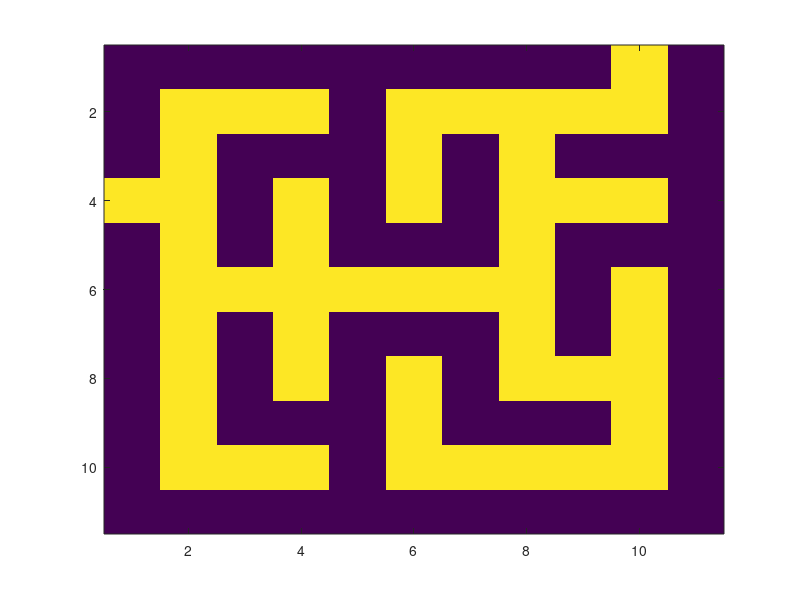

MATLAB code for this plot:
mazeWidth = input('Enter width of maze')
mazeHeight = input('Enter height of maze')
tic
weightGraph = zeros(mazeHeight, mazeWidth);
for n = 1:mazeHeight
    for m = 1:mazeWidth
        loop = 1;
        while loop
            loop = 1;
            randomRow = randi([1, mazeHeight]);
            randomColumn = randi([1, mazeWidth]);
            if weightGraph(randomRow, randomColumn) == 0
                weightGraph(randomRow, randomColumn) = (n-1)*mazeWidth + m + 1;
                loop = 0;
            end
        end
    end
end
%display(weightGraph)
mazeMatrix = zeros(mazeHeight*2+1, mazeWidth*2+1);

for n = 0:(mazeHeight)
    for m = 0:(mazeWidth)
        mazeMatrix(n*2 + 1, m*2 + 1) = 1;
    end
end

for n = 1:mazeHeight
    for m = 0:mazeWidth
        mazeMatrix(2*n, 2*m+1)=1;
    end
end

for n = 0:mazeHeight
    for m = 1:mazeWidth
        mazeMatrix(2*n+1, 2*m) = 1;
    end
end


for n = 1:mazeHeight
    for m = 1:mazeWidth
        mazeMatrix(2*n, 2*m) = weightGraph(n,m);
    end
end

r = randi([1,mazeHeight]);
c = randi([1, mazeWidth]);

visitedMatrix = zeros(mazeHeight, mazeWidth);


% Here we begin the growth of the maze via Prim's Algorithm

[r, c] = find(weightGraph==2);
visitedMatrix(r, c) = 1;

% HEAVILY REVISED THE ALGORITHM BELOW TO ONLY ADD AND SUBTRACT FROM LIST OF
% POSSIBLE SPACES WHEN MAKING CONNECTIONS TO NEW SPOTS, THUS CONSIDERABLY
% REDUCING THE NUMBER OF CHECKS MADE EACH LOOP AND PREVENTING GROWTH IN
% COMPUTATION TIME WITH EACH EXTRA STEP, MAKING NONLINEAR PRODUCTION TIMES
% EMERGE NO LONGER

adjRooms = zeros (1,3);
also = zeros (1,3);

%r and c of the above thing will be used to record which room was most
%recently added to the maze

%We are going to record the location of the highest weight only once, at
%the beginning
[r3, c3] = find(weightGraph==mazeHeight*mazeWidth+1);

looping = 1;
while looping
    
    %Here we add new numbers to the adjRooms matrix, also recording their
    %locations and preventing the necessity of searching for them again
    %when we'd already found them prior and just not recorded the number
    
    if r>1 && visitedMatrix(r-1, c) == 0
        adjRooms = [adjRooms;[weightGraph(r-1, c), r-1, c]];
        also = [also;[weightGraph(r-1, c), r-1, c]];
    end
    if r<mazeHeight && visitedMatrix(r+1, c) == 0
        adjRooms = [adjRooms;[weightGraph(r+1, c), r+1, c]];
        also = [also;[weightGraph(r+1, c), r+1, c]];
    end
    if c>1 && visitedMatrix(r, c-1) == 0
        adjRooms = [adjRooms;[weightGraph(r, c-1), r, c-1]];
        also = [also;[weightGraph(r, c-1), r, c-1]];
    end
    if c<mazeWidth && visitedMatrix(r, c+1) == 0
        adjRooms = [adjRooms;[weightGraph(r, c+1), r, c+1]];
        also = [also;[weightGraph(r, c+1), r, c+1]];
    end
    
    %Here we decide which is the lowest
    
    if size(adjRooms, 1)>1
        lowVal = adjRooms(2,1);
        for n=2:size(adjRooms,1)
            if adjRooms(n,1)<lowVal
                lowVal = adjRooms(n,1);
            end
        end
    end
    
    %Then write its location on the weightGraph into the variables r and c,

    index = find(adjRooms(:,1) == lowVal, 1);
    
    r = adjRooms(index, 2);
    c = adjRooms(index, 3);
    
    %mark it as visited and prevent it from being chosen again,
    index2 = find(adjRooms(:,1) == lowVal);
    adjRooms(index2,:)=[];
    visitedMatrix(r,c) = 1;
    
    %and then choose the highest weighted visited neighbor as the
    %connection point
    possCon = zeros(1,1);
    
    if r>1 && visitedMatrix(r-1,c) == 1
        possCon = [possCon;weightGraph(r-1, c)];
    end
    if r<mazeHeight && visitedMatrix(r+1, c) == 1
        possCon = [possCon;weightGraph(r+1, c)];
    end
    if c>1 && visitedMatrix(r, c-1) == 1
        possCon = [possCon;weightGraph(r, c-1)];
    end
    if c<mazeWidth && visitedMatrix(r, c+1) == 1
        possCon = [possCon;weightGraph(r, c+1)];
    end
    
    
    if size(possCon, 1)>1
        highVal = possCon(2,1);
        for n=2:size(possCon,1)
            if possCon(n,1)>highVal
                highVal = possCon(n,1);
            end
        end
    else
        highVal = possCon(2,1);
    end
    
    [rl, cl] = find(mazeMatrix == lowVal);
    [r2, c2] = find(mazeMatrix == highVal);
    
    mazeMatrix((rl+r2)/2, (cl+c2)/2) = 0;
 
    
    %Now we will check to see if the last spot has been hit
    if visitedMatrix(r3, c3) == 1
        looping = 0;
    end
end









%Here I disable all prior written code for generating the maze
if 0
display('test')
loop = 1;
while loop
    %Get list of all nonvisited spaces touching visited spaces in a 3-wide matrix containing their weight, row, and column
    openPaths = zeros(1,1);
    
    for n = 1:mazeHeight
        for m = 1:mazeWidth
            if visitedMatrix(n,m) == 1
                surrounded = 0;
                if n>1 && visitedMatrix(n-1, m) == 0
                    openPaths = [openPaths;weightGraph(n-1, m)];
                    surrounded = surrounded + 1;
                end
                if n<mazeHeight && visitedMatrix(n+1, m) == 0
                    openPaths = [openPaths;weightGraph(n+1, m)];
                    surrounded = surrounded + 1;
                end
                if m>1 && visitedMatrix(n, m-1) == 0
                    openPaths = [openPaths;weightGraph(n, m-1)];
                    surrounded = surrounded + 1;
                end
                if m<mazeWidth && visitedMatrix(n, m+1) == 0
                    openPaths = [openPaths;weightGraph(n, m+1)];
                    surrounded = surrounded + 1;
                end
                if surrounded == 0
                    visitedMatrix(n,m)=2;
                end
            end
        end
    end
    %Determine where to break wall based on lowest weight and lowest difference
    if size(openPaths, 1)>1
        lowVal = openPaths(2,1);
        for n=2:size(openPaths,1)
            if openPaths(n,1)<lowVal
                lowVal = openPaths(n,1);
            end
        end
    end
    
    [lR, lC] = find(weightGraph==lowVal);
    possCon = zeros(1,1);
    
    if lR>1 && visitedMatrix(lR-1, lC) == 1
        possCon = [possCon;weightGraph(lR-1, lC)];
    end
    if lR<mazeHeight && visitedMatrix(lR+1, lC) == 1
        possCon = [possCon;weightGraph(lR+1, lC)];
    end
    if lC>1 && visitedMatrix(lR, lC-1) == 1
        possCon = [possCon;weightGraph(lR, lC-1)];
    end
    if lC<mazeWidth && visitedMatrix(lR, lC+1) == 1
        possCon = [possCon;weightGraph(lR, lC+1)];
    end
    
    if size(possCon, 1)>1
        highVal = possCon(2,1);
        for n=2:size(possCon,1)
            if possCon(n,1)>highVal
                highVal = possCon(n,1);
            end
        end
    else
        highVal = possCon(2,1);
    end
    
    [r1, c1] = find(mazeMatrix == lowVal);
    [r2, c2] = find(mazeMatrix == highVal);
    mazeMatrix((r1+r2)/2, (c1+c2)/2) = 0;
    
    visitedMatrix(lR, lC) = 1;
    
    [r3, c3] = find(weightGraph==mazeHeight*mazeWidth+1);
    if visitedMatrix(r3, c3) == 1
        break
    end
end 

%Here is the end of the disabled area
end

%?Add entrances and exits
rand = randi([1,4]);

rand2 = randi([1,4]);
while(rand2 == rand)
    rand2 = randi([1,4]);
end

%display([rand, rand2])


if rand == 1
    op = randi([1,mazeWidth]);
    mazeMatrix(1, 2*op) = 0;
elseif rand == 2
    op = randi([1,mazeHeight]);
    mazeMatrix(2*op, 1) = 0;
elseif rand == 3
    op = randi([1,mazeWidth]);
    mazeMatrix(mazeHeight*2+1, 2*op) = 0;
else
    op = randi([1,mazeHeight]);
    mazeMatrix(2*op, mazeWidth*2+1) = 0;
end

if rand2 == 1
    op = randi([1,mazeWidth]);
    mazeMatrix(1, 2*op) = 0;
elseif rand2 == 2
    op = randi([1,mazeHeight]);
    mazeMatrix(2*op, 1) = 0;
elseif rand2 == 3
    op = randi([1,mazeWidth]);
    mazeMatrix(mazeWidth*2+1, 2*op) = 0;
else
    op = randi([1,mazeHeight]);
    mazeMatrix(2*op, mazeHeight*2+1) = 0;
end

%display(mazeMatrix)

colorMatrix = zeros (mazeHeight*2+1, mazeWidth*2+1);
for n = 1:mazeHeight*2+1
    for m = 1:mazeWidth*2+1
        if mazeMatrix(n,m) == 1
            colorMatrix(n,m) = 0;
        else
            colorMatrix(n,m) = 255;
        end
    end
end

imagesc(colorMatrix)
toc
            
       
    